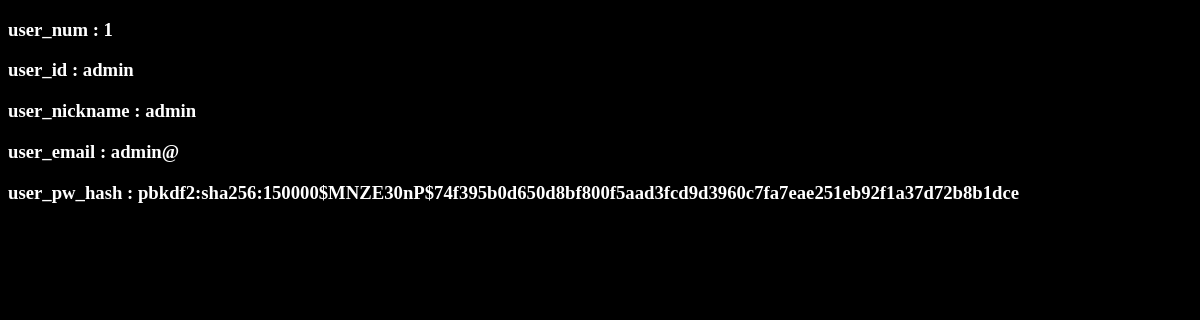
The page /geonguprincesssecretroom/view_user_info/admin (signed in) on the database its author committed.
### tables this page shows
CREATE TABLE user (
  user_num integer primary key autoincrement,
  user_id string not null,
  user_nickname string not null,
  user_email string not null,
  user_pw_hash string not null
);

### GPSR.py (the view)
@app.route('/geonguprincesssecretroom/view_user_info/<user_id>')
def admin_view_user_info(user_id):
    if not g.user:
        return redirect(url_for('home'))
    if g.user['user_id']!='admin':
        return redirect(url_for('home'))
    user = query_db('select * from user where user_id = ?', [user_id], True)
    return render_template('/admin/admin_view_user_info.html', user=user)

### GPSR.py (called while the page is built)
def connect_db():
    return sqlite3.connect(app.config['DATABASE'])

def query_db(query, args=(), one=False):
    cur = g.db.execute(query, args)
    rv = [dict((cur.description[idx][0], value)
               for idx, value in enumerate(row)) for row in cur.fetchall()]
    return (rv[0] if rv else None) if one else rv

@app.before_request
def before_request():
    g.db = connect_db()
    g.user = None
    if 'user_num' in session:
        g.user = query_db('select * from user where user_num = ?',
                          [session['user_num']], one=True)

@app.teardown_request
def teardown_request(exception):
    if hasattr(g, 'db'):
        g.db.close()

### templates/admin/admin_view_user_info.html (shortened to what this page needs)
<!doctype html>
<link rel=stylesheet type=text/css href="{{ url_for('static', filename='style.css') }}">
<html>
    <head>
    </head>
    <body>
        {% for key, i in user.items() %}
            <h3>{{key}} : {{i}}</h3>
        {% endfor %}
    </body>
</html>

### static/style.css (style rules this page uses)
body { background: black; font-family: "?��?��?��??�어 Light"; color:white; }

### rows shown on the page
user: key "user_id", user "admin", key "user_nickname", user_nickname "admin", key "user_email", user_email "admin@", key "user_pw_hash", user_pw_hash "pbkdf2:sha256:150000$MNZE30nP$74f395b0d650d8bf800f5aad3fcd9d3960c7fa7eae251eb92f1a37d72b8b1dce"

### other values the page prints
{{ key }} "user_num"
{{ i }} "1"
